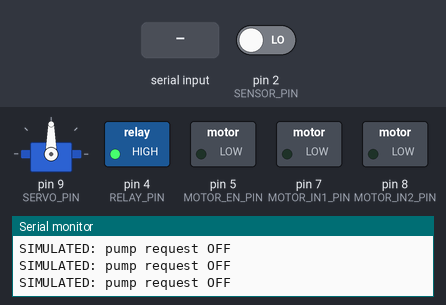
A sketch run on a simulated Arduino Uno, built with avr-gcc and run on an emulated ATmega328P. Shown: servo, switched loads named in the sketch (green lamp = pin HIGH), the last lines printed to the serial monitor. The inputs (shaded band) are chosen by the test bench; at power-on: pin 2 (SENSOR_PIN) LOW.

Above: at 1.2 s.
1.3 s: "S" received over Serial
At 2.2 s:
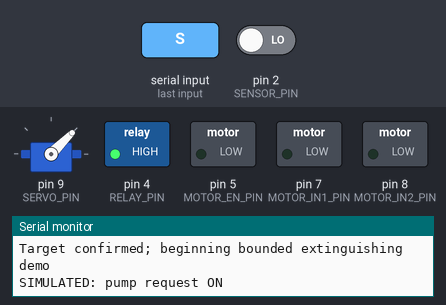
4.3 s: "s" received over Serial
At 6.4 s:
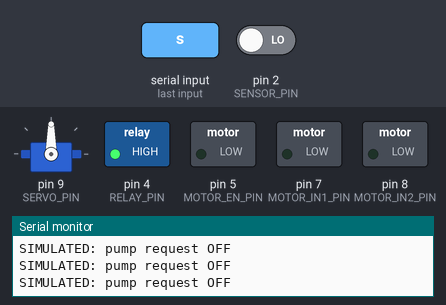
Timing chart, 0 to 7.9 s (numbered marks = the images above; inputs shaded):
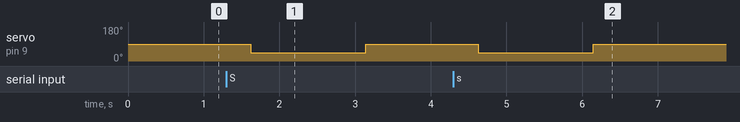

The sketch:

Session06_FirefightingRobot_Demo.ino
```cpp
/*
 * OIROV Software Track — Session 06
 * Final practical integration demo: Firefighting Robot control skeleton.
 * Hardware counterpart: assembly, continuity, integration, troubleshooting.
 *
 * IMPORTANT:
 * - Example pin map only; replace after reviewing the team's approved wiring.
 * - Start in simulation mode: the relay/pump output is NOT enabled by default.
 * - Test sensor and motor functions separately before combining.
 * - The sensor's active level, motor direction, driver behavior, relay polarity,
 *   and power system must be verified on the real hardware.
 * - This is a training skeleton, not a certified autonomous safety controller.
 */

#include <Servo.h>

const int SENSOR_PIN = 2;       // Example only
const int MOTOR_EN_PIN = 5;     // Example PWM pin for Uno-style board
const int MOTOR_IN1_PIN = 7;    // Example only
const int MOTOR_IN2_PIN = 8;    // Example only
const int SERVO_PIN = 9;        // Example only
const int RELAY_PIN = 4;        // Example only

const bool SENSOR_ACTIVE_LOW = true;
const bool RELAY_ACTIVE_LOW = true;
const bool ALLOW_REAL_PUMP_OUTPUT = false; // Keep false until supervised approval

const int SEARCH_PWM = 80; // Conservative command; not a calibrated speed
const unsigned long PUMP_DURATION_MS = 1500;
const unsigned long SENSOR_SETTLE_MS = 100;

enum RobotState {
  SAFE_IDLE,
  SEARCHING,
  TARGET_CONFIRM,
  EXTINGUISHING,
  FAULT
};

RobotState robotState = SAFE_IDLE;
Servo nozzleServo;
unsigned long stateStartedAt = 0;
unsigned long lastSensorSampleAt = 0;
bool targetConfirmed = false;

bool readTarget() {
  const int raw = digitalRead(SENSOR_PIN);
  return SENSOR_ACTIVE_LOW ? (raw == LOW) : (raw == HIGH);
}

void stopDrive() {
  analogWrite(MOTOR_EN_PIN, 0);
  digitalWrite(MOTOR_IN1_PIN, LOW);
  digitalWrite(MOTOR_IN2_PIN, LOW);
}

void searchDrive() {
  digitalWrite(MOTOR_IN1_PIN, HIGH);
  digitalWrite(MOTOR_IN2_PIN, LOW);
  analogWrite(MOTOR_EN_PIN, SEARCH_PWM);
}

void setPump(bool on) {
  if (!ALLOW_REAL_PUMP_OUTPUT) {
    Serial.println(on ? "SIMULATED: pump request ON" : "SIMULATED: pump request OFF");
    return;
  }
  const int onLevel = RELAY_ACTIVE_LOW ? LOW : HIGH;
  const int offLevel = RELAY_ACTIVE_LOW ? HIGH : LOW;
  digitalWrite(RELAY_PIN, on ? onLevel : offLevel);
}

void enterFault(const char* reason) {
  stopDrive();
  setPump(false);
  robotState = FAULT;
  Serial.print("FAULT: ");
  Serial.println(reason);
}

void changeState(RobotState nextState) {
  robotState = nextState;
  stateStartedAt = millis();
}

void setup() {
  pinMode(SENSOR_PIN, INPUT);
  pinMode(MOTOR_EN_PIN, OUTPUT);
  pinMode(MOTOR_IN1_PIN, OUTPUT);
  pinMode(MOTOR_IN2_PIN, OUTPUT);
  pinMode(RELAY_PIN, OUTPUT);

  stopDrive();
  digitalWrite(RELAY_PIN, RELAY_ACTIVE_LOW ? HIGH : LOW);

  nozzleServo.attach(SERVO_PIN);
  nozzleServo.write(90);

  Serial.begin(9600);
  Serial.println("OIROV Firefighting Robot integration demo");
  Serial.println("Pump is simulation-only by default. Verify hardware before enabling.");
  changeState(SAFE_IDLE);
}

void loop() {
  const unsigned long now = millis();

  switch (robotState) {
    case SAFE_IDLE:
      stopDrive();
      setPump(false);
      // Start search by sending 'S' in Serial Monitor after safety checks.
      if (Serial.available() > 0) {
        const char c = Serial.read();
        if (c == 'S' || c == 's') {
          Serial.println("Search started");
          changeState(SEARCHING);
        }
      }
      break;

    case SEARCHING:
      if (now - lastSensorSampleAt >= SENSOR_SETTLE_MS) {
        lastSensorSampleAt = now;
        if (readTarget()) {
          stopDrive();
          targetConfirmed = false;
          Serial.println("Sensor active; confirming target");
          changeState(TARGET_CONFIRM);
        } else {
          searchDrive();
        }
      }
      if (Serial.available() > 0) {
        const char c = Serial.read();
        if (c == 'X' || c == 'x') {
          stopDrive();
          changeState(SAFE_IDLE);
          Serial.println("Operator stop: IDLE");
        }
      }
      break;

    case TARGET_CONFIRM:
      stopDrive();
      // Simple second observation after a short settling interval.
      if (now - stateStartedAt >= 250) {
        targetConfirmed = readTarget();
        if (targetConfirmed) {
          Serial.println("Target confirmed; beginning bounded extinguishing demo");
          nozzleServo.write(45);
          setPump(true);
          changeState(EXTINGUISHING);
        } else {
          Serial.println("Target not confirmed; return to search");
          changeState(SEARCHING);
        }
      }
      break;

    case EXTINGUISHING:
      stopDrive();
      if (now - stateStartedAt >= PUMP_DURATION_MS) {
        setPump(false);
        nozzleServo.write(90);
        Serial.println("Extinguishing interval ended; returning to IDLE");
        changeState(SAFE_IDLE);
      }
      break;

    case FAULT:
      stopDrive();
      setPump(false);
      // Recovery is intentionally manual/reviewed; reset the board after
      // investigating the cause and completing the team's safety checklist.
      break;
  }
}

/*
 * Integration test plan:
 * 1. Compile with pump output disabled.
 * 2. Test sensor polarity and Serial Monitor messages only.
 * 3. Test motor direction at low PWM with wheels lifted.
 * 4. Test servo travel with no obstruction.
 * 5. Verify relay OFF polarity with no pump connected.
 * 6. Simulate target absent/present and operator stop.
 * 7. Test the real pump only after power, relay, and water-safety checks.
 *
 * Limitations to address before real use:
 * - This demo has no independent hardware emergency stop.
 * - The simple sensor confirmation is not robust target classification.
 * - Add actual command-loss, sensor-fault, and board-specific PWM handling.
 * - Verify all output safe states against the actual driver truth tables.
 */
```

Measured:
- after the input at 1.3 s, servo on pin 9 (SERVO_PIN): 90° → 45° after 0.32 s, → 90° 1.5 s later
- after the input at 4.3 s, servo on pin 9 (SERVO_PIN): 90° → 45° after 0.33 s, → 90° 1.5 s later
